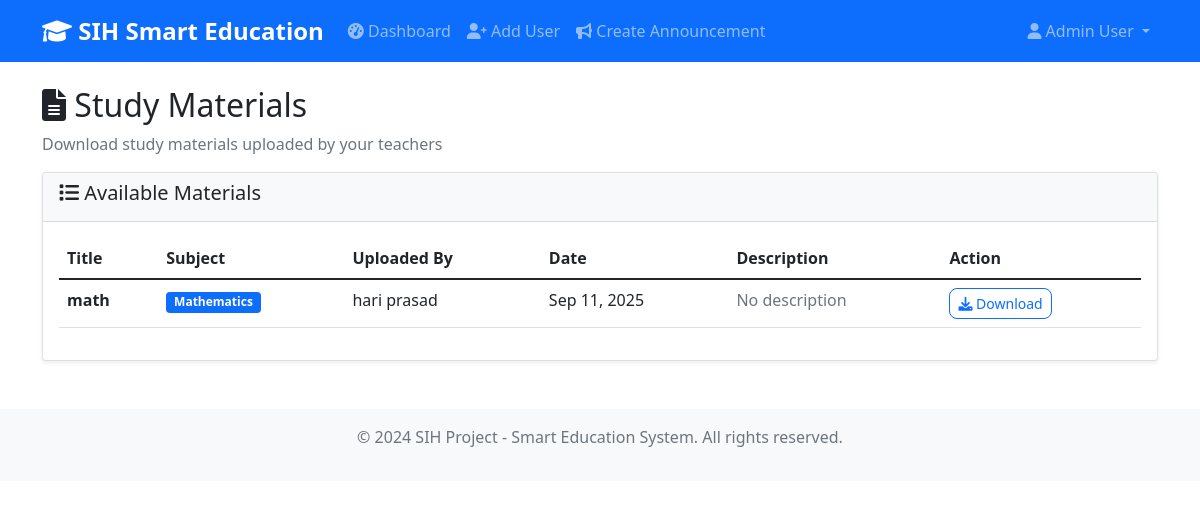
Screenshot of /students/materials/ (signed in) with the database file from the repository.
### core/models.py (models this page shows, shortened)
class Material(models.Model):
    title = models.CharField(max_length=200)
    file = models.FileField(upload_to='materials/')
    subject = models.ForeignKey('teachers.Subject', on_delete=models.CASCADE)
    uploaded_by = models.ForeignKey('teachers.Teacher', on_delete=models.CASCADE)
    upload_date = models.DateTimeField(auto_now_add=True)
    description = models.TextField(blank=True)

### teachers/models.py (models this page shows, shortened)
class Subject(models.Model):
    name = models.CharField(max_length=100)
    code = models.CharField(max_length=10, unique=True)
    teacher = models.ForeignKey(Teacher, on_delete=models.CASCADE, related_name='subjects')

class Teacher(models.Model):
    user = models.OneToOneField(User, on_delete=models.CASCADE)
    employee_id = models.CharField(max_length=20, unique=True)
    department = models.CharField(max_length=100)
    created_at = models.DateTimeField(auto_now_add=True)

### students/views.py (the view)
# urls.py: path('materials/', views.materials_list, name='materials_list'),
@login_required
def materials_list(request):
    materials = Material.objects.all().order_by('-upload_date')
    return render(request, 'students/materials_list.html', {'materials': materials})

### templates/students/materials_list.html (shortened to what this page needs)
{% extends 'base.html' %}
{% block content %}
<div class="row">
    <div class="col-12">
        <h2><i class="fas fa-file-alt"></i> Study Materials</h2>
        <p class="text-muted">Download study materials uploaded by your teachers</p>
    </div>
</div>
<div class="row">
    <div class="col-12">
        <div class="card">
            <div class="card-header">
                <h5><i class="fas fa-list"></i> Available Materials</h5>
            </div>
            <div class="card-body">
                {% if materials %}
                <div class="table-responsive">
                    <table class="table table-hover">
                        <thead>
                            <tr>
                                <th>Title</th>
                                <th>Subject</th>
                                <th>Uploaded By</th>
                                <th>Date</th>
                                <th>Description</th>
                                <th>Action</th>
                            </tr>
                        </thead>
                        <tbody>
                            {% for material in materials %}
                            <tr>
                                <td>
                                    <strong>{{ material.title }}</strong>
                                </td>
                                <td>
                                    <span class="badge bg-primary">{{ material.subject.name }}</span>
                                </td>
                                <td>{{ material.uploaded_by.user.get_full_name|default:material.uploaded_by.user.username }}</td>
                                <td>{{ material.upload_date|date:"M d, Y" }}</td>
                                <td>
                                    {% if material.description %}
                                        {{ material.description|truncatewords:10 }}
                                    {% else %}
                                        <span class="text-muted">No description</span>
                                    {% endif %}
                                </td>
                                <td>
                                    <a href="{% url 'students:download_material' material.id %}" class="btn btn-sm btn-outline-primary">
                                        <i class="fas fa-download"></i> Download
                                    </a>
                                </td>
                            </tr>
                            {% endfor %}
                        </tbody>
                    </table>
                </div>
                {% else %}
                <div class="text-center py-5">
                    <i class="fas fa-file-alt fa-3x text-muted mb-3"></i>
                    <h5 class="text-muted">No materials available</h5>
                    <p class="text-muted">Check back later for study materials from your teachers.</p>
                </div>
                {% endif %}
            </div>
        </div>
    </div>
</div>
{% endblock %}

### templates/base.html (shortened to what this page needs)
<!DOCTYPE html>
<html lang="en">
<head>
    <link href="https://cdn.jsdelivr.net/npm/bootstrap@5.1.3/dist/css/bootstrap.min.css" rel="stylesheet">
    <link href="https://cdnjs.cloudflare.com/ajax/libs/font-awesome/6.0.0/css/all.min.css" rel="stylesheet">
    {% load static %}
    <link href="{% static 'css/custom.css' %}" rel="stylesheet">
</head>
<body>
    <nav class="navbar navbar-expand-lg navbar-dark bg-primary">
        <div class="container">
            <a class="navbar-brand" href="{% url 'core:dashboard' %}">
                <i class="fas fa-graduation-cap"></i> SIH Smart Education
            </a>
            <div class="collapse navbar-collapse" id="navbarNav">
                <ul class="navbar-nav me-auto">
                    {% if user.is_authenticated %}
                        <li class="nav-item">
                            <a class="nav-link" href="{% url 'core:dashboard' %}">
                                <i class="fas fa-tachometer-alt"></i> Dashboard
                            </a>
                        </li>
                        {% if user.student %}
                            <li class="nav-item">
                                <a class="nav-link" href="{% url 'students:materials_list' %}">
                                    <i class="fas fa-file-alt"></i> Materials
                                </a>
                            </li>
                            <li class="nav-item">
                                <a class="nav-link" href="{% url 'students:scan_qr' %}">
                                    <i class="fas fa-qrcode"></i> Scan QR
                                </a>
                            </li>
                        {% elif user.teacher %}
                            <li class="nav-item">
                                <a class="nav-link" href="{% url 'teachers:group_selection' %}">
                                    <i class="fas fa-users"></i> Select Group
                                </a>
                            </li>
                        {% elif user.is_staff %}
                            <li class="nav-item">
                                <a class="nav-link" href="{% url 'admins:add_user' %}">
                                    <i class="fas fa-user-plus"></i> Add User
                                </a>
                            </li>
                            <li class="nav-item">
                                <a class="nav-link" href="{% url 'admins:create_announcement' %}">
                                    <i class="fas fa-bullhorn"></i> Create Announcement
                                </a>
                            </li>
                        {% endif %}
                    {% endif %}
                </ul>
                <ul class="navbar-nav">
                    {% if user.is_authenticated %}
                        <li class="nav-item dropdown">
                            <a class="nav-link dropdown-toggle" href="#" id="navbarDropdown" role="button" data-bs-toggle="dropdown">
                                <i class="fas fa-user"></i> {{ user.get_full_name|default:user.username }}
                            </a>
                        </li>
                    {% endif %}
                </ul>
            </div>
        </div>
    </nav>
    <main class="container mt-4">
        {% block content %}
        {% endblock %}
    </main>
    <footer class="bg-light text-center text-muted py-3 mt-5">
        <div class="container">
            <p>&copy; 2024 SIH Project - Smart Education System. All rights reserved.</p>
        </div>
    </footer>
</body>
</html>

### static/css/custom.css (style rules this page uses)
:root { --primary-color: #007bff; --secondary-color: #6c757d; --success-color: #28a745; --warning-color: #ffc107; --danger-color: #dc3545; --info-color: #17a2b8; --light-color: #f8f9fa; --dark-color: #343a40; }
.card { transition: transform 0.2s ease-in-out, box-shadow 0.2s ease-in-out; }
.btn { border-radius: 8px; font-weight: 500; transition: all 0.2s ease-in-out; }
.navbar-brand { font-weight: 700; font-size: 1.5rem; }
.navbar-nav .nav-link { font-weight: 500; transition: color 0.2s ease-in-out; }

### templates/base.html (style rules this page uses)
.navbar-brand { font-weight: bold; }
.card { box-shadow: 0 0.125rem 0.25rem rgba(0, 0, 0, 0.075); border: 1px solid rgba(0, 0, 0, 0.125); }
.card-header { background-color: #f8f9fa; border-bottom: 1px solid rgba(0, 0, 0, 0.125); }

### rows the page displays
Material: title "math", subject.name "Mathematics", uploaded_by.user.get_full_name "hari prasad", upload_date "Sep 11, 2025", description "No description"

### other values shown
{{ user.get_full_name|default:user.username }} "Admin User"
